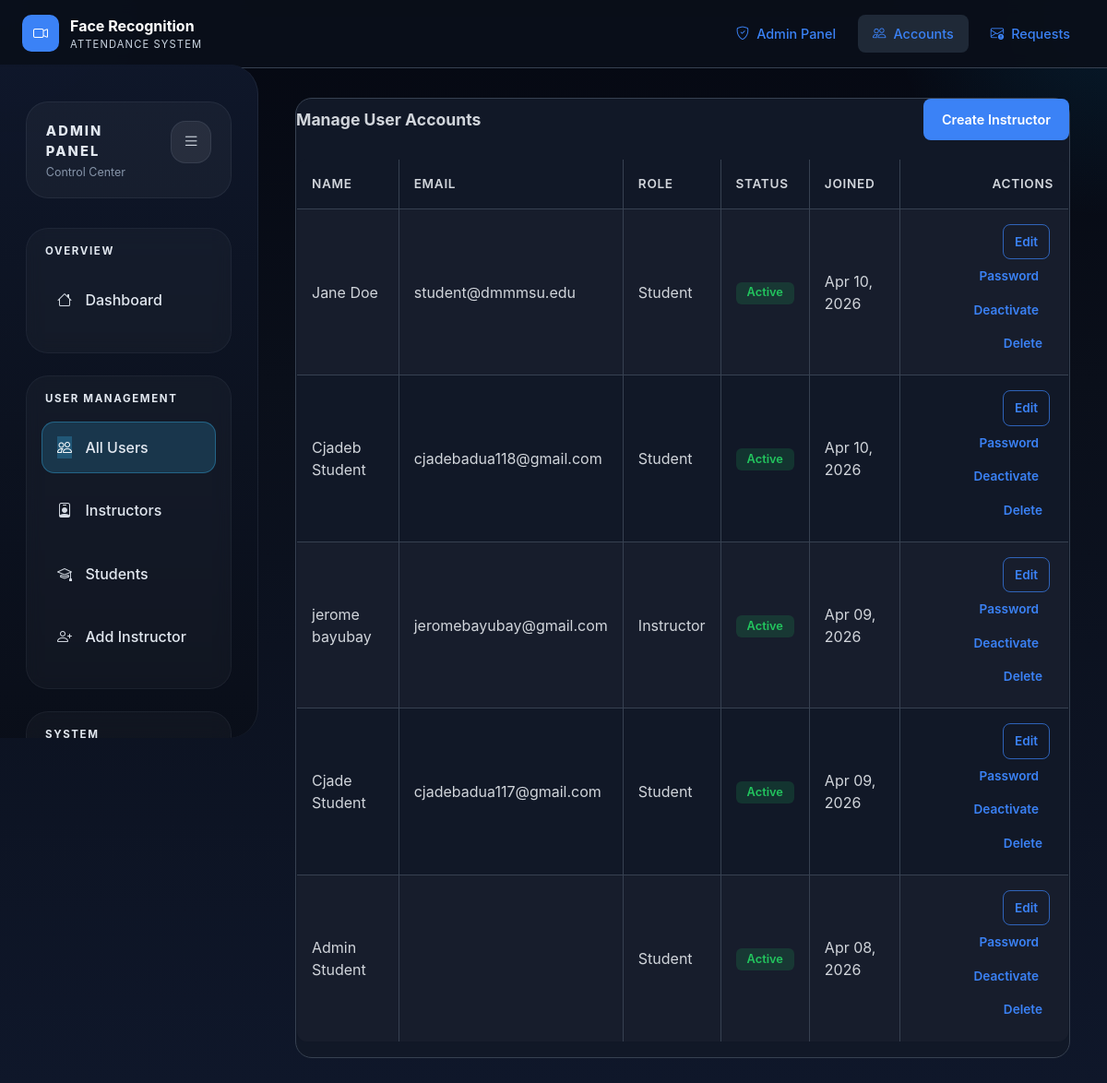
Screenshot of /admin-panel/users/ (signed in) with the database file from the repository.
### accounts/models.py (models this page shows, shortened)
class CustomUser(AbstractUser):
    ROLE_CHOICES = [
        ('STUDENT', 'Student'),
        ('INSTRUCTOR', 'Instructor'),
        ('DEPARTMENT_HEAD', 'Department Head'),
        ('REGISTRAR', 'Registrar'),
        ('SYSTEM_ADMIN', 'System Administrator'),
        ('GUARD', 'Security Guard'),
    ]
    YEAR_LEVEL_CHOICES = [
        ('1', 'Year 1'),
        ('2', 'Year 2'),
        ('3', 'Year 3'),
        ('4', 'Year 4'),
    ]
    SECTION_CHOICES = [
        ('A', 'Section A'),
        ('B', 'Section B'),
        ('C', 'Section C'),
    ]
    ENROLLMENT_STATUS_CHOICES = [
        ('NOT_ENROLLED', 'Not Enrolled'),
        ('PENDING', 'Pending Enrollment'),
        ('REGULAR', 'Regular'),
        ('IRREGULAR', 'Irregular'),
    ]
    email = models.EmailField(unique=True, blank=True)
    role = models.CharField(max_length=20, choices=ROLE_CHOICES, default='STUDENT')
    employee_id = models.CharField(max_length=20, unique=True, blank=True, null=True)
    student_id = models.CharField(max_length=20, unique=True, blank=True, null=True)
    department = models.CharField(max_length=100, blank=True)
    is_enrolled = models.BooleanField(default=False)
    phone_number = models.CharField(max_length=15, blank=True)
    last_login_ip = models.GenericIPAddressField(blank=True, null=True)
    login_attempts = models.PositiveIntegerField(default=0)
    lockout_until = models.DateTimeField(blank=True, null=True)
    year_level = models.CharField(max_length=1, choices=YEAR_LEVEL_CHOICES, blank=True, null=True)
    section = models.CharField(max_length=1, choices=SECTION_CHOICES, blank=True, null=True)
    enrollment_status = models.CharField(max_length=20, choices=ENROLLMENT_STATUS_CHOICES, default='NOT_ENROLLED')
    enrollment_completed_date = models.DateTimeField(blank=True, null=True)
    USERNAME_FIELD = 'email'
    REQUIRED_FIELDS = ['username']
    class Meta:
        permissions = [
            ('can_enroll_faces', 'Can enroll face data'),
            ('can_mark_attendance', 'Can mark attendance manually'),
            ('can_view_reports', 'Can view attendance reports'),
            ('can_manage_users', 'Can manage user accounts'),
            ('can_access_admin_panel', 'Can access admin panel'),
        ]
    def can_enroll_faces(self):
        return self.is_student or self.is_system_admin or self.is_registrar
    def can_mark_attendance(self):
        return self.is_instructor or self.is_system_admin or self.is_department_head
    def can_manage_users(self):
        return self.is_system_admin or self.is_registrar or self.is_department_head

### accounts/views.py (the view)
# urls.py: path('admin-panel/users/', views.admin_user_list, name='admin_user_list'),
@login_required
@user_passes_test(lambda u: u.is_superuser)
def admin_user_list(request):
    users = User.objects.filter(role__in=['INSTRUCTOR', 'STUDENT']).order_by('-date_joined')
    return render(request, 'accounts/admin_users.html', {'users': users})

### templates/accounts/admin_users.html (shortened to what this page needs)
{% extends 'accounts/admin_base.html' %}
{% block admin_content %}
<div class="admin-card">
    <div class="admin-card-header">
        <h2 class="admin-card-title">Manage User Accounts</h2>
        <div class="admin-card-actions">
            <a href="{% url 'admin_create_instructor' %}" class="btn btn-primary">Create Instructor</a>
        </div>
    </div>
    {% if users %}
        <div class="table-responsive">
            <table class="table table-striped table-bordered align-middle">
                <thead>
                    <tr>
                        <th>Name</th>
                        <th>Email</th>
                        <th>Role</th>
                        <th>Status</th>
                        <th>Joined</th>
                        <th class="text-end">Actions</th>
                    </tr>
                </thead>
                <tbody>
                    {% for user in users %}
                        <tr>
                            <td>{{ user.get_full_name|default:user.username }}</td>
                            <td>{{ user.email }}</td>
                            <td>{{ user.get_role_display }}</td>
                            <td>
                                {% if user.is_active %}
                                    <span class="badge bg-success">Active</span>
                                {% else %}
                                    <span class="badge bg-secondary">Inactive</span>
                                {% endif %}
                            </td>
                            <td>{{ user.date_joined|date:'M d, Y' }}</td>
                            <td class="text-end">
                                <a href="{% url 'admin_edit_user' user.id %}" class="btn btn-sm btn-outline-primary me-1">Edit</a>
                                <a href="{% url 'admin_change_user_password' user.id %}" class="btn btn-sm btn-outline-warning me-1">Password</a>
                                <a href="{% url 'admin_toggle_user_status' user.id %}" class="btn btn-sm btn-outline-info me-1">{% if user.is_active %}Deactivate{% else %}Activate{% endif %}</a>
                                <a href="{% url 'admin_delete_user' user.id %}" class="btn btn-sm btn-outline-danger" onclick="return confirm('Delete this user? This action cannot be undone.');">Delete</a>
                            </td>
                        </tr>
                    {% endfor %}
                </tbody>
            </table>
        </div>
    {% else %}
        <div class="alert alert-info">No instructor or student accounts found.</div>
    {% endif %}
</div>
{% endblock %}

### static/css/styles.css (style rules this page uses)
:root { --bg-primary: #050812; --bg-card: #111827; --bg-surface: #1f2937; --border: #374151; --text-primary: #d1d5db; --text-muted: #cbd5e1; --accent: #3b82f6; --accent-hover: #2563eb; --success: #22c55e; --warning: #f59e0b; --danger: #ef4444; }
html, body { min-height: 100%; margin: 0; padding: 0; font-family: Inter, ui-sans-serif, system-ui, -apple-system, BlinkMacSystemFont, "Segoe UI", sans-serif; color: var(--text-primary); background: var(--bg-primary); }
* { box-sizing: border-box; }
body { overflow-x: hidden; background: radial-gradient(circle at top left, rgba(59, 130, 246, 0.18), transparent 16%), radial-gradient(circle at top right, rgba(14, 165, 233, 0.12), transparent 14%), linear-gradient(180deg, #050812 0%, #0a0f1a 35%, #0f172a 100%); }
.bg-success { background-color: rgba(34, 197, 94, 0.16) !important; color: var(--success) !important; }
h1, h2, h3, h4, h5, h6 { margin: 0; color: var(--text-primary); }
a { color: var(--accent); text-decoration: none; }
.btn { display: inline-flex; align-items: center; justify-content: center; gap: 0.5rem; padding: 0.75rem 1.25rem; border-radius: 8px; font-weight: 600; font-size: 0.9rem; text-decoration: none; transition: all 0.2s ease; cursor: pointer; border: none; }
.btn-primary { background: var(--accent); color: #ffffff !important; }
.btn-outline-primary { background: transparent; color: var(--accent) !important; border: 1px solid rgba(59, 130, 246, 0.7); }
.btn-sm { padding: 0.5rem 0.75rem; font-size: 0.85rem; }
.table { width: 100%; border-collapse: collapse; background: var(--bg-card); border: 1px solid var(--border); border-radius: 12px; overflow: hidden; }
.table th, .table td { padding: 1rem; text-align: left; border-bottom: 1px solid var(--border); }
.table th { background: var(--bg-surface); font-weight: 600; font-size: 0.85rem; text-transform: uppercase; letter-spacing: 0.05em; color: var(--text-muted); }
.table tbody tr:last-child td { border-bottom: none; }
.table thead th, .table tbody td { color: var(--text-primary) !important; background: transparent !important; }
.table.table-striped tbody tr:nth-of-type(odd) { background: rgba(255, 255, 255, 0.03) !important; }
.badge { display: inline-flex; align-items: center; gap: 0.35rem; padding: 0.35rem 0.75rem; border-radius: 6px; font-size: 0.8rem; font-weight: 600; }
a, a:hover, a:focus, a:active { color: var(--accent) !important; }
.me-1 { margin-right: 0.5rem; }

### templates/accounts/admin_base.html (style rules this page uses)
.admin-card, .admin-card .card, .table-responsive, .table-responsive .table { width: 100% !important; max-width: none !important; }
.admin-card { margin: 0 !important; padding: 0 !important; }
.admin-card { background: var(--bg-card); border: 1px solid var(--border); border-radius: 18px; padding: 1.5rem; }
.admin-card-header { display: flex; align-items: center; justify-content: space-between; gap: 1rem; margin-bottom: 1.25rem; }
.admin-card-title { font-size: 1.1rem; font-weight: 700; color: var(--text-primary); margin: 0; }
.admin-card-actions { display: flex; gap: 0.75rem; flex-wrap: wrap; }
.admin-card, .admin-card .card, .table-responsive { width: 100% !important; max-width: none !important; }
.admin-card { margin: 0 !important; }

### rows the page displays
CustomUser: get_full_name "Jane Doe", email "student@dmmmsu.edu", role "Student", is_active "Active", date_joined "Apr 10, 2026"
CustomUser: get_full_name "Cjadeb Student", email "cjadebadua118@gmail.com", role "Student", is_active "Active", date_joined "Apr 10, 2026"
CustomUser: get_full_name "jerome bayubay", email "jeromebayubay@gmail.com", role "Instructor", is_active "Active", date_joined "Apr 09, 2026"
CustomUser: get_full_name "Cjade Student", email "cjadebadua117@gmail.com", role "Student", is_active "Active", date_joined "Apr 09, 2026"
CustomUser: get_full_name "Admin Student", role "Student", is_active "Active", date_joined "Apr 08, 2026"
